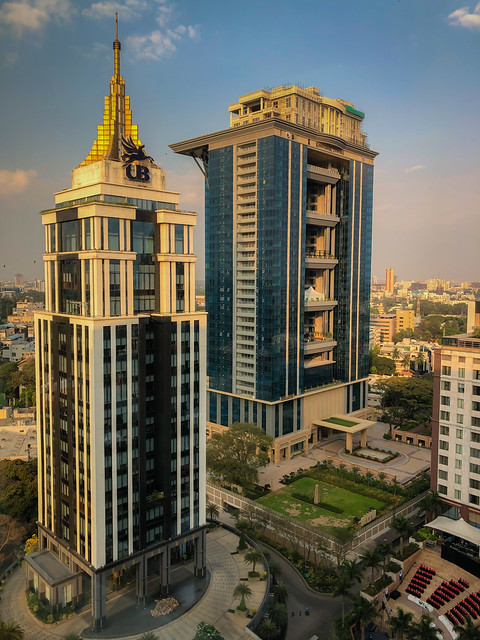
#> input picture sources/UB.jpg, 480 x 640 px
$ python ImageGradient.py   (older library calls are emulated)
#> lines starting #> are read from the running program, lines starting #| are printed output that depends on the picture
'''
Image Gradient--
It is a directional change in the color or intensity in an image.
It is most important part to find information from image
Like finding edges within the images.
There are various methods to find image gradient.
These are - Laplacian Derivatives,SobelX and SobelY.
All these functions have different mathematical approach to get result.
All load image in the gray scale
'''

import cv2
import numpy as np
img=cv2.imread("sources/UB.jpg")
#> img is the input picture: shape (640, 480, 3); mean B, G, R 88.5, 102.7, 105.4
img=cv2.resize(img,(400,400))
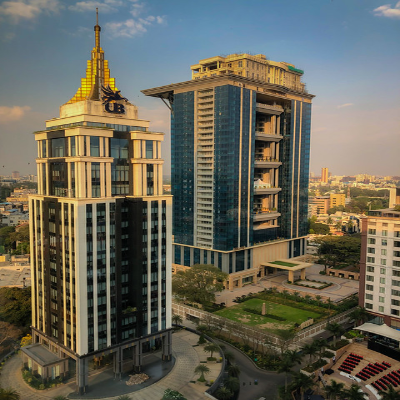
#> img: shape (400, 400, 3); mean B, G, R 88.4, 102.6, 105.3
gray=cv2.cvtColor(img,cv2.COLOR_BGR2GRAY)
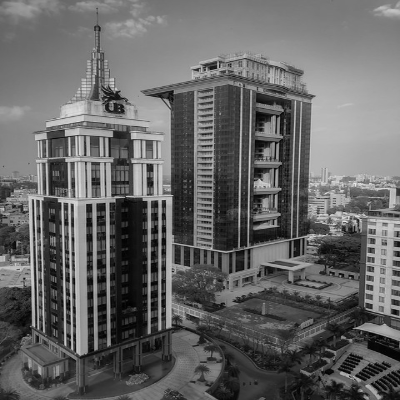
#> gray: shape (400, 400); min 1, max 236, mean 101.8

'''
Laplacian Derivative---It calculate laplace derivate
parameter(img,data_type for -ve val,ksize)
kernal size must be odd
'''
lap=cv2.Laplacian(gray,cv2.CV_64F,ksize=3) #also pass kernel size
lap=np.uint8(np.absolute(lap)) # laplace func can give negative values, so we make it from 0 to inf
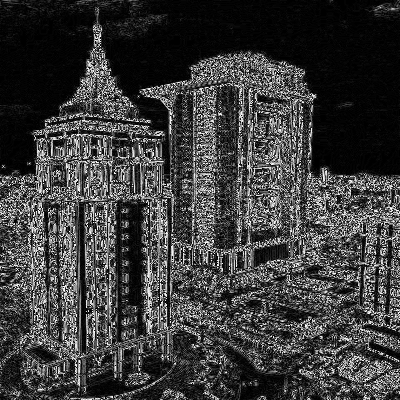
#> lap: shape (400, 400); min 0, max 254, mean 60.4

'''
Sobel operation is a joint Gausssian smoothing plus differentiation operation, so it is more resistant to noise.
This is use for x and y both parameter (img,type for -ve val,x = 1,y = 0,ksize).
Sobel X focus on vertical lines
Sobel y focus on horizontal lines
Sobel X and Sobel Y are first-order derivatives.
'''

sobelx=cv2.Sobel(gray,cv2.CV_64F,1,0,ksize=3)
sobely=cv2.Sobel(gray,cv2.CV_64F,0,1,ksize=3)
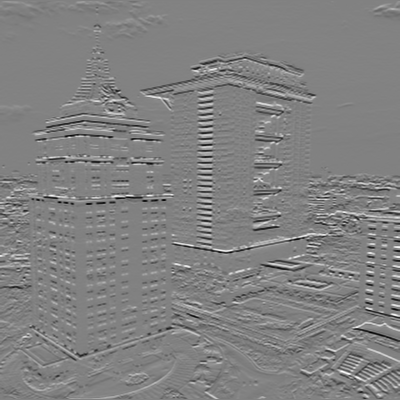
#> sobely: shape (400, 400) float64; min -664, max 641, mean -1.1; drawn with min black and max white
sobelx = np.uint8(np.absolute(sobelx))
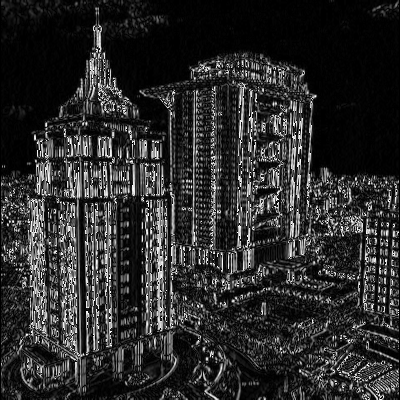
#> sobelx: shape (400, 400); min 0, max 255, mean 43.7
sobely= np.uint8(np.absolute(sobely))
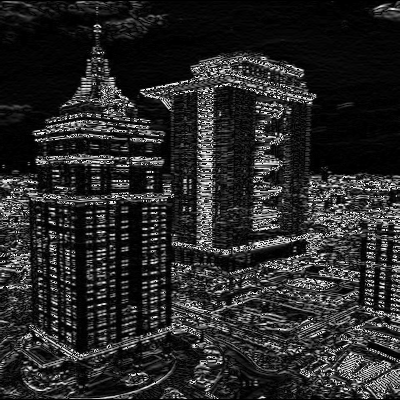
#> sobely: shape (400, 400); min 0, max 255, mean 40.8
sobelcombine=cv2.bitwise_or(sobelx,sobely)
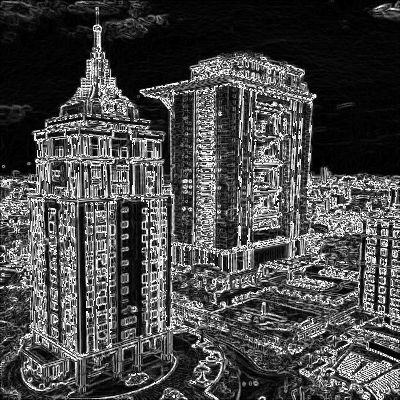
#> sobelcombine: shape (400, 400); min 0, max 255, mean 72.4
cv2.imshow("original==",img)
cv2.imshow("gray====",gray)
cv2.imshow("Laplacian==",lap)
cv2.imshow("SobelX===",sobelx)
cv2.imshow("SobelY==",sobely)
cv2.imshow("COmbined image==",sobelcombine)
cv2.waitKey(0)
cv2.destroyAllWindows()
